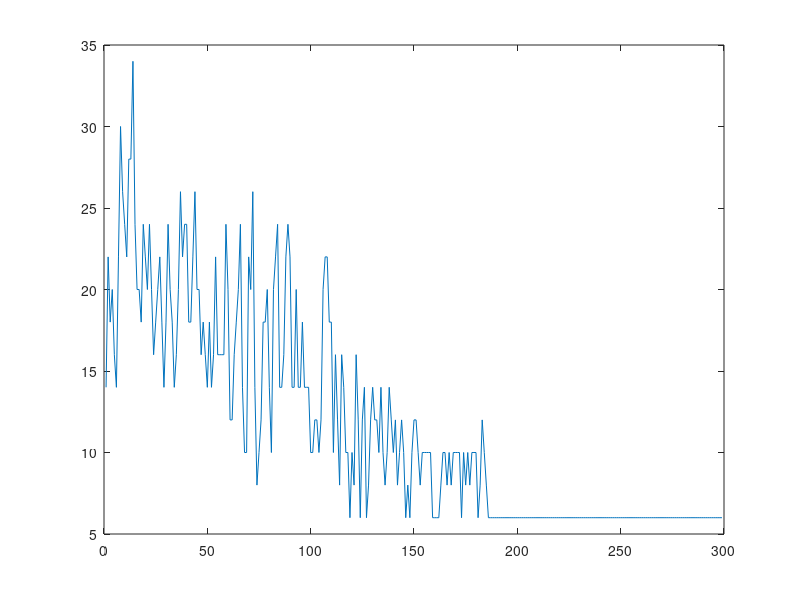

Reproduce this figure in MATLAB.
clear all;
% Part 3
eta = 0.01;
npoints=600;

patterns=ones(8,npoints);
patterns=patterns*-1;

for i=1:npoints
    pos=rand(1);
    pos=ceil(pos*8);
    patterns(pos,i)=1;
end

NneurIn=8;
NneurHid=3;
NneurOut=8;
w=zeros(NneurIn,8);
v=zeros(NneurHid,NneurIn);
u=zeros(NneurOut,NneurHid);

for i=1:NneurOut
    for j=1:8
        w(i,j)=-1 + (2).*rand(1,1); 
    end
end

for i=1:NneurHid
    for j=1:NneurIn
            v(i,j)=-1 + (2).*rand(1,1); 
    end
end

for i=1:NneurOut
    for j=1:NneurHid
            u(i,j)=-1 + (2).*rand(1,1); 
    end
end

targets=patterns;
epochs = 300;
m = npoints/epochs;

dw=0;   
dv=0;
du=0;
alpha=0.9;
errEpoch=zeros(1,epochs-1);

for i =1:epochs-1
    X = patterns(:,i*m:(i+1)*m);
    T = (targets(:,i*m:(i+1)*m))';
    hin = w * X;
    hout = [2 ./ (1+exp(-hin)) - 1];
    jin  = v * hout;
    jout =2 ./ (1+exp(-jin)) - 1;
    oin = u * jout;
    out = 2 ./ (1+exp(-oin)) - 1;

    delta_o = (out - T') .* ((1 + out) .* (1 - out)) * 0.5;
    delta_j = (u' * delta_o) .* ((1 + jout) .* (1 - jout)) * 0.5;
    delta_h = (v' * delta_j).* ((1 + hout) .* (1 - hout)) * 0.5;

    dw = (dw .* alpha) - (delta_h * X') .* (1-alpha);
    du = (du .* alpha) - (delta_o * jout') .* (1-alpha);
    dv = (dv .* alpha) - (delta_j * hout') .* (1-alpha);
    
   [row,col]=size(out);
   outN=zeros(size(out));
    for l=1:row
        for f=1:col
            if out(l,f)<0
                outN(l,f)=floor(out(l,f));
            else
                outN(l,f)=ceil(out(l,f));
            end
        end
    end
    
 
    errMat=0.5*(T'-outN)'*(T'-outN);
    errEpoch(i)=trace(errMat);
    
    w = w + dw .* eta;
    v = v + dv .* eta;
    u= u + du .*eta;
end

plot(errEpoch)